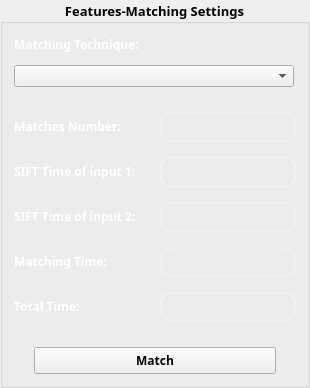
             <widget class="QGroupBox" name="groupBox_9">
              <property name="sizePolicy">
               <sizepolicy hsizetype="Maximum" vsizetype="Preferred">
                <horstretch>0</horstretch>
                <verstretch>0</verstretch>
               </sizepolicy>
              </property>
              <property name="minimumSize">
               <size>
                <width>310</width>
                <height>0</height>
               </size>
              </property>
              <property name="maximumSize">
               <size>
                <width>310</width>
                <height>16777215</height>
               </size>
              </property>
              <property name="font">
               <font>
                <family>Yu Gothic UI Semibold</family>
                <pointsize>10</pointsize>
                <weight>75</weight>
                <italic>false</italic>
                <bold>true</bold>
                <underline>false</underline>
               </font>
              </property>
              <property name="title">
               <string>Features-Matching Settings</string>
              </property>
              <property name="alignment">
               <set>Qt::AlignCenter</set>
              </property>
              <layout class="QGridLayout" name="gridLayout_155">
               <item row="0" column="0">
                <layout class="QGridLayout" name="gridLayout_154">
                 <property name="verticalSpacing">
                  <number>25</number>
                 </property>
                 <item row="0" column="0">
                  <layout class="QGridLayout" name="gridLayout_156" rowstretch="0,0">
                   <property name="verticalSpacing">
                    <number>10</number>
                   </property>
                   <item row="0" column="0">
                    <widget class="QLabel" name="label_66">
                     <property name="sizePolicy">
                      <sizepolicy hsizetype="Preferred" vsizetype="Fixed">
                       <horstretch>0</horstretch>
                       <verstretch>0</verstretch>
                      </sizepolicy>
                     </property>
                     <property name="maximumSize">
                      <size>
                       <width>188</width>
                       <height>16777215</height>
                      </size>
                     </property>
                     <property name="font">
                      <font>
                       <family>Yu Gothic UI Semibold</family>
                       <pointsize>9</pointsize>
                      </font>
                     </property>
                     <property name="styleSheet">
                      <string notr="true">border-radius: 11px;
color: white;
</string>
                     </property>
                     <property name="text">
                      <string>&lt;html&gt;&lt;head/&gt;&lt;body&gt;&lt;p&gt;Matching Technique:&lt;/p&gt;&lt;/body&gt;&lt;/html&gt;</string>
                     </property>
                     <property name="wordWrap">
                      <bool>false</bool>
                     </property>
                     <property name="margin">
                      <number>0</number>
                     </property>
                    </widget>
                   </item>
                   <item row="0" column="1">
                    <spacer name="horizontalSpacer_28">
                     <property name="orientation">
                      <enum>Qt::Horizontal</enum>
                     </property>
                     <property name="sizeType">
                      <enum>QSizePolicy::Preferred</enum>
                     </property>
                     <property name="sizeHint" stdset="0">
                      <size>
                       <width>40</width>
                       <height>20</height>
                      </size>
                     </property>
                    </spacer>
                   </item>
                   <item row="1" column="0" colspan="2">
                    <widget class="QComboBox" name="comboBox_matching">
                     <property name="sizePolicy">
                      <sizepolicy hsizetype="Preferred" vsizetype="Fixed">
                       <horstretch>0</horstretch>
                       <verstretch>0</verstretch>
                      </sizepolicy>
                     </property>
                     <property name="minimumSize">
                      <size>
                       <width>126</width>
                       <height>0</height>
                      </size>
                     </property>
                     <property name="maximumSize">
                      <size>
                       <width>280</width>
                       <height>16777215</height>
                      </size>
                     </property>
                     <property name="font">
                      <font>
                       <family>Yu Gothic UI</family>
                       <pointsize>9</pointsize>
                      </font>
                     </property>
                     <property name="cursor">
                      <cursorShape>PointingHandCursor</cursorShape>
                     </property>
                     <property name="toolTip">
                      <string>Choose matching technique</string>
                     </property>
                     <property name="currentIndex">
                      <number>-1</number>
                     </property>
                     <item>
                      <property name="text">
                       <string>SSD (Sum of Squared Distances)</string>
                      </property>
                     </item>
                     <item>
                      <property name="text">
                       <string>NCC (Normalized Cross-Correlation)</string>
                      </property>
                     </item>
                    </widget>
                   </item>
                  </layout>
                 </item>
                 <item row="1" column="0">
                  <layout class="QGridLayout" name="gridLayout_153">
                   <property name="verticalSpacing">
                    <number>15</number>
                   </property>
                   <item row="0" column="0">
                    <layout class="QGridLayout" name="gridLayout_136">
                     <property name="horizontalSpacing">
                      <number>10</number>
                     </property>
                     <item row="0" column="0">
                      <widget class="QLabel" name="label_79">
                       <property name="sizePolicy">
                        <sizepolicy hsizetype="Preferred" vsizetype="Fixed">
                         <horstretch>0</horstretch>
                         <verstretch>0</verstretch>
                        </sizepolicy>
                       </property>
                       <property name="maximumSize">
                        <size>
                         <width>222</width>
                         <height>16777215</height>
                        </size>
                       </property>
                       <property name="font">
                        <font>
                         <family>Yu Gothic UI Semibold</family>
                         <pointsize>9</pointsize>
                         <weight>75</weight>
                         <bold>true</bold>
                        </font>
                       </property>
                       <property name="styleSheet">
                        <string notr="true">border-radius: 11px;
color: white;
</string>
                       </property>
                       <property name="text">
                        <string>Matches Number:</string>
                       </property>
                      </widget>
                     </item>
                     <item row="0" column="1">
                      <widget class="QLabel" name="label_computation_time_9">
                       <property name="sizePolicy">
                        <sizepolicy hsizetype="Preferred" vsizetype="Fixed">
                         <horstretch>0</horstretch>
                         <verstretch>0</verstretch>
                        </sizepolicy>
                       </property>
                       <property name="minimumSize">
                        <size>
                         <width>124</width>
                         <height>30</height>
                        </size>
                       </property>
                       <property name="maximumSize">
                        <size>
                         <width>300</width>
                         <height>30</height>
                        </size>
                       </property>
                       <property name="font">
                        <font>
                         <family>Yu Gothic UI Semibold</family>
                         <pointsize>11</pointsize>
                         <weight>75</weight>
                         <bold>true</bold>
                        </font>
                       </property>
                       <property name="toolTip">
                        <string>Computation time</string>
                       </property>
                       <property name="styleSheet">
                        <string notr="true">border: 2px solid rgba(255, 255, 255, 50);
border-radius: 11px;
color: white;</string>
                       </property>
                       <property name="text">
                        <string/>
                       </property>
                       <property name="alignment">
                        <set>Qt::AlignCenter</set>
                       </property>
                      </widget>
                     </item>
                    </layout>
                   </item>
                   <item row="1" column="0">
                    <layout class="QGridLayout" name="gridLayout_138">
                     <property name="horizontalSpacing">
                      <number>10</number>
                     </property>
                     <item row="0" column="0">
                      <widget class="QLabel" name="label_80">
                       <property name="sizePolicy">
                        <sizepolicy hsizetype="Preferred" vsizetype="Fixed">
                         <horstretch>0</horstretch>
                         <verstretch>0</verstretch>
                        </sizepolicy>
                       </property>
                       <property name="maximumSize">
                        <size>
                         <width>222</width>
                         <height>16777215</height>
                        </size>
                       </property>
                       <property name="font">
                        <font>
                         <family>Yu Gothic UI Semibold</family>
                         <pointsize>9</pointsize>
                         <weight>75</weight>
                         <bold>true</bold>
                        </font>
                       </property>
                       <property name="styleSheet">
                        <string notr="true">border-radius: 11px;
color: white;
</string>
                       </property>
                       <property name="text">
                        <string>SIFT Time of input 1:</string>
                       </property>
                      </widget>
                     </item>
                     <item row="0" column="1">
                      <widget class="QLabel" name="label_computation_time_10">
                       <property name="sizePolicy">
                        <sizepolicy hsizetype="Preferred" vsizetype="Fixed">
                         <horstretch>0</horstretch>
                         <verstretch>0</verstretch>
                        </sizepolicy>
                       </property>
                       <property name="minimumSize">
                        <size>
                         <width>124</width>
                         <height>30</height>
                        </size>
                       </property>
                       <property name="maximumSize">
                        <size>
                         <width>300</width>
                         <height>30</height>
                        </size>
                       </property>
                       <property name="font">
                        <font>
                         <family>Yu Gothic UI Semibold</family>
                         <pointsize>11</pointsize>
                         <weight>75</weight>
                         <bold>true</bold>
                        </font>
                       </property>
                       <property name="toolTip">
                        <string>Computation time</string>
                       </property>
                       <property name="styleSheet">
                        <string notr="true">border: 2px solid rgba(255, 255, 255, 50);
border-radius: 11px;
color: white;</string>
                       </property>
                       <property name="text">
                        <string/>
                       </property>
                       <property name="alignment">
                        <set>Qt::AlignCenter</set>
                       </property>
                      </widget>
                     </item>
                    </layout>
                   </item>
                   <item row="2" column="0">
                    <layout class="QGridLayout" name="gridLayout_139">
                     <property name="horizontalSpacing">
                      <number>10</number>
                     </property>
                     <item row="0" column="0">
                      <widget class="QLabel" name="label_81">
                       <property name="sizePolicy">
                        <sizepolicy hsizetype="Preferred" vsizetype="Fixed">
                         <horstretch>0</horstretch>
                         <verstretch>0</verstretch>
                        </sizepolicy>
                       </property>
                       <property name="maximumSize">
                        <size>
                         <width>222</width>
                         <height>16777215</height>
                        </size>
                       </property>
                       <property name="font">
                        <font>
                         <family>Yu Gothic UI Semibold</family>
                         <pointsize>9</pointsize>
                         <weight>75</weight>
                         <bold>true</bold>
                        </font>
                       </property>
                       <property name="styleSheet">
                        <string notr="true">border-radius: 11px;
color: white;
</string>
                       </property>
                       <property name="text">
                        <string>SIFT Time of input 2:</string>
                       </property>
                      </widget>
                     </item>
                     <item row="0" column="1">
                      <widget class="QLabel" name="label_computation_time_11">
                       <property name="sizePolicy">
                        <sizepolicy hsizetype="Preferred" vsizetype="Fixed">
                         <horstretch>0</horstretch>
                         <verstretch>0</verstretch>
                        </sizepolicy>
                       </property>
                       <property name="minimumSize">
                        <size>
                         <width>124</width>
                         <height>30</height>
                        </size>
                       </property>
                       <property name="maximumSize">
                        <size>
                         <width>300</width>
                         <height>30</height>
                        </size>
                       </property>
                       <property name="font">
                        <font>
                         <family>Yu Gothic UI Semibold</family>
                         <pointsize>11</pointsize>
                         <weight>75</weight>
                         <bold>true</bold>
                        </font>
                       </property>
                       <property name="toolTip">
                        <string>Computation time</string>
                       </property>
                       <property name="styleSheet">
                        <string notr="true">border: 2px solid rgba(255, 255, 255, 50);
border-radius: 11px;
color: white;</string>
                       </property>
                       <property name="text">
                        <string/>
                       </property>
                       <property name="alignment">
                        <set>Qt::AlignCenter</set>
                       </property>
                      </widget>
                     </item>
                    </layout>
                   </item>
                   <item row="3" column="0">
                    <layout class="QGridLayout" name="gridLayout_140">
                     <property name="horizontalSpacing">
                      <number>10</number>
                     </property>
                     <item row="0" column="0">
                      <widget class="QLabel" name="label_82">
                       <property name="sizePolicy">
                        <sizepolicy hsizetype="Preferred" vsizetype="Fixed">
                         <horstretch>0</horstretch>
                         <verstretch>0</verstretch>
                        </sizepolicy>
                       </property>
                       <property name="maximumSize">
                        <size>
                         <width>222</width>
                         <height>16777215</height>
                        </size>
                       </property>
                       <property name="font">
                        <font>
                         <family>Yu Gothic UI Semibold</family>
                         <pointsize>9</pointsize>
                         <weight>75</weight>
                         <bold>true</bold>
                        </font>
                       </property>
                       <property name="styleSheet">
                        <string notr="true">border-radius: 11px;
color: white;
</string>
                       </property>
                       <property name="text">
                        <string>Matching Time:</string>
                       </property>
                      </widget>
                     </item>
                     <item row="0" column="1">
                      <widget class="QLabel" name="label_computation_time_12">
                       <property name="sizePolicy">
                        <sizepolicy hsizetype="Preferred" vsizetype="Fixed">
                         <horstretch>0</horstretch>
                         <verstretch>0</verstretch>
                        </sizepolicy>
                       </property>
                       <property name="minimumSize">
                        <size>
                         <width>124</width>
                         <height>30</height>
                        </size>
                       </property>
                       <property name="maximumSize">
                        <size>
                         <width>300</width>
                         <height>30</height>
                        </size>
                       </property>
                       <property name="font">
                        <font>
                         <family>Yu Gothic UI Semibold</family>
                         <pointsize>11</pointsize>
                         <weight>75</weight>
                         <bold>true</bold>
                        </font>
                       </property>
                       <property name="toolTip">
                        <string>Computation time</string>
                       </property>
                       <property name="styleSheet">
                        <string notr="true">border: 2px solid rgba(255, 255, 255, 50);
border-radius: 11px;
color: white;</string>
                       </property>
                       <property name="text">
                        <string/>
                       </property>
                       <property name="alignment">
                        <set>Qt::AlignCenter</set>
                       </property>
                      </widget>
                     </item>
                    </layout>
                   </item>
                   <item row="4" column="0">
                    <layout class="QGridLayout" name="gridLayout_148">
                     <property name="horizontalSpacing">
                      <number>10</number>
                     </property>
                     <item row="0" column="0">
                      <widget class="QLabel" name="label_83">
                       <property name="sizePolicy">
                        <sizepolicy hsizetype="Preferred" vsizetype="Fixed">
                         <horstretch>0</horstretch>
                         <verstretch>0</verstretch>
                        </sizepolicy>
                       </property>
                       <property name="maximumSize">
                        <size>
                         <width>222</width>
                         <height>16777215</height>
                        </size>
                       </property>
                       <property name="font">
                        <font>
                         <family>Yu Gothic UI Semibold</family>
                         <pointsize>9</pointsize>
                         <weight>75</weight>
                         <bold>true</bold>
                        </font>
                       </property>
                       <property name="styleSheet">
                        <string notr="true">border-radius: 11px;
color: white;
</string>
                       </property>
                       <property name="text">
                        <string>Total Time:</string>
                       </property>
                      </widget>
                     </item>
                     <item row="0" column="1">
                      <widget class="QLabel" name="label_computation_time_13">
                       <property name="sizePolicy">
                        <sizepolicy hsizetype="Preferred" vsizetype="Fixed">
                         <horstretch>0</horstretch>
                         <verstretch>0</verstretch>
                        </sizepolicy>
                       </property>
                       <property name="minimumSize">
                        <size>
                         <width>124</width>
                         <height>30</height>
                        </size>
                       </property>
                       <property name="maximumSize">
                        <size>
                         <width>300</width>
                         <height>30</height>
                        </size>
                       </property>
                       <property name="font">
                        <font>
                         <family>Yu Gothic UI Semibold</family>
                         <pointsize>11</pointsize>
                         <weight>75</weight>
                         <bold>true</bold>
                        </font>
                       </property>
                       <property name="toolTip">
                        <string>Computation time</string>
                       </property>
                       <property name="styleSheet">
                        <string notr="true">border: 2px solid rgba(255, 255, 255, 50);
border-radius: 11px;
color: white;</string>
                       </property>
                       <property name="text">
                        <string/>
                       </property>
                       <property name="alignment">
                        <set>Qt::AlignCenter</set>
                       </property>
                      </widget>
                     </item>
                    </layout>
                   </item>
                  </layout>
                 </item>
                 <item row="2" column="0">
                  <layout class="QGridLayout" name="gridLayout_162">
                   <item row="0" column="0">
                    <spacer name="horizontalSpacer_34">
                     <property name="orientation">
                      <enum>Qt::Horizontal</enum>
                     </property>
                     <property name="sizeType">
                      <enum>QSizePolicy::Fixed</enum>
                     </property>
                     <property name="sizeHint" stdset="0">
                      <size>
                       <width>20</width>
                       <height>20</height>
                      </size>
                     </property>
                    </spacer>
                   </item>
                   <item row="0" column="1">
                    <widget class="QPushButton" name="apply_harris_lambda_btn_2">
                     <property name="minimumSize">
                      <size>
                       <width>200</width>
                       <height>27</height>
                      </size>
                     </property>
                     <property name="font">
                      <font>
                       <family>Yu Gothic UI Semibold</family>
                       <pointsize>9</pointsize>
                       <weight>75</weight>
                       <italic>false</italic>
                       <bold>true</bold>
                       <underline>false</underline>
                      </font>
                     </property>
                     <property name="cursor">
                      <cursorShape>PointingHandCursor</cursorShape>
                     </property>
                     <property name="toolTip">
                      <string>Apply matching on input images</string>
                     </property>
                     <property name="text">
                      <string>Match</string>
                     </property>
                    </widget>
                   </item>
                   <item row="0" column="2">
                    <spacer name="horizontalSpacer_35">
                     <property name="orientation">
                      <enum>Qt::Horizontal</enum>
                     </property>
                     <property name="sizeType">
                      <enum>QSizePolicy::Fixed</enum>
                     </property>
                     <property name="sizeHint" stdset="0">
                      <size>
                       <width>20</width>
                       <height>20</height>
                      </size>
                     </property>
                    </spacer>
                   </item>
                  </layout>
                 </item>
                </layout>
               </item>
              </layout>
             </widget>
